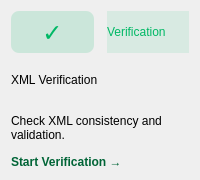
          <widget class="QFrame" name="cardVerification">
           <property name="minimumSize">
            <size>
             <width>0</width>
             <height>180</height>
            </size>
           </property>
           <property name="class" stdset="0">
            <string>card</string>
           </property>
           <!-- Specific Style for Verification Card Header/Icon -->
           <property name="styleSheet">
              <string notr="true">
                  #iconVerification { color: #00b865; background-color: rgba(0, 184, 101, 0.15); border-radius: 8px; }
                  #badgeVerification { background-color: rgba(0, 184, 101, 0.1); color: #00b865; }
                  #btnVerification { background-color: transparent; color: #006436; border: none; font-weight: bold; text-align: left; }
                  #btnVerification:hover { text-decoration: underline; color: #004d2a; }
                  #cardVerification:hover { border: 2px solid #00b865; background-color: rgba(0, 184, 101, 0.05); }
              </string>
           </property>
           <layout class="QVBoxLayout" name="vLayout1">
            <item>
             <layout class="QHBoxLayout" name="hLayout1">
              <item>
               <widget class="QLabel" name="iconVerification">
                <property name="class" stdset="0"><string>iconLabel</string></property>
                <property name="text"><string>✓</string></property> <!-- Checkmark -->
                <property name="fixedSize"><size><width>45</width><height>45</height></size></property>
                <property name="alignment"><set>Qt::AlignCenter</set></property>
                <property name="font"><font><pointsize>18</pointsize><bold>true</bold></font></property>
               </widget>
              </item>
              <item><spacer name="s1"><property name="orientation"><enum>Qt::Horizontal</enum></property></spacer></item>
              <item>
               <widget class="QLabel" name="badgeVerification">
                <property name="class" stdset="0"><string>badgeLabel</string></property>
                <property name="text"><string>Verification</string></property>
               </widget>
              </item>
             </layout>
            </item>
            <item>
             <widget class="QLabel" name="title1">
              <property name="class" stdset="0"><string>cardTitle</string></property>
              <property name="text"><string>XML Verification</string></property>
             </widget>
            </item>
            <item>
             <widget class="QLabel" name="desc1">
              <property name="class" stdset="0"><string>cardDesc</string></property>
              <property name="text"><string>Check XML consistency and validation.</string></property>
              <property name="wordWrap"><bool>true</bool></property>
             </widget>
            </item>
            <item>
             <widget class="QPushButton" name="btnVerification">
              <property name="class" stdset="0"><string>actionBtn</string></property>
              <property name="text"><string>Start Verification →</string></property>
              <property name="cursor"><cursorShape>PointingHandCursor</cursorShape></property>
             </widget>
            </item>
           </layout>
          </widget>
